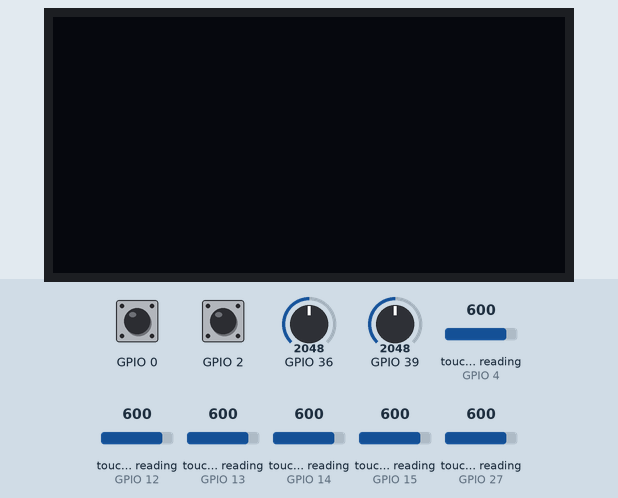
Simulated run of this program. Board: ESP32 board running MicroPython. On the bench: 128×64 one-colour display. Inputs (shaded band) come from the test bench; at power-on: touch-pad reading (sensors on GPIO 4, GPIO 12, GPIO 13, GPIO 14, GPIO 15, GPIO 27) 600, GPIO 36 = 2048, GPIO 39 = 2048 (analog values on the 0–4095 scale). Random numbers come from a fixed seed.

Above: at 1.2 s.
1.3 s: touch-pad reading (sensor on GPIO 4) set to 63
3.1 s: touch-pad reading (sensor on GPIO 12) set to 63
5.2 s: touch-pad reading (sensor on GPIO 13) set to 63
At 6.2 s:
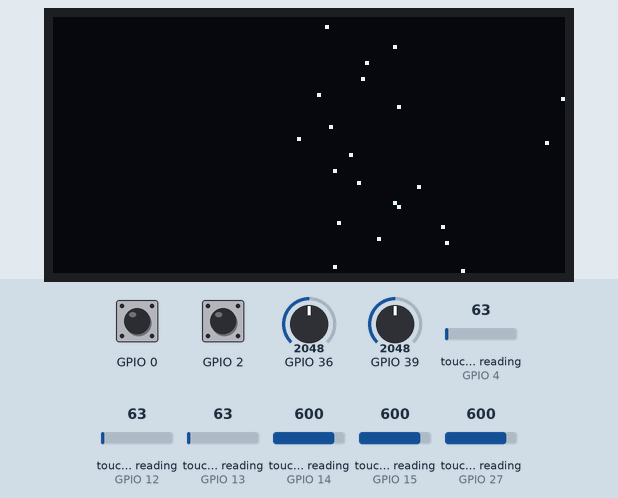
7.3 s: touch-pad reading (sensor on GPIO 14) set to 63
At 8.9 s:
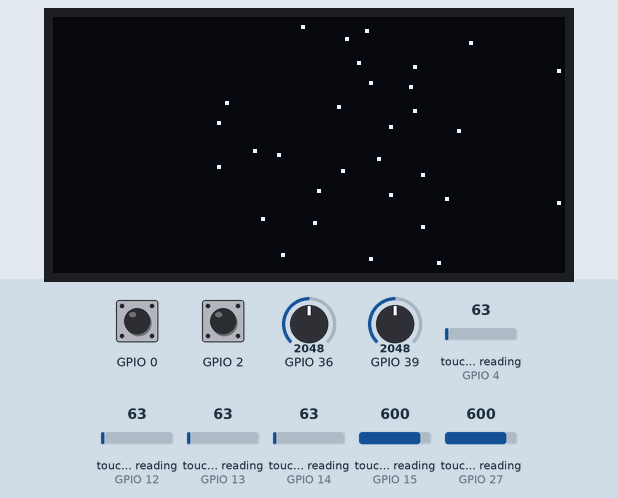
9.4 s: touch-pad reading (sensor on GPIO 15) set to 63
At 10.6 s:
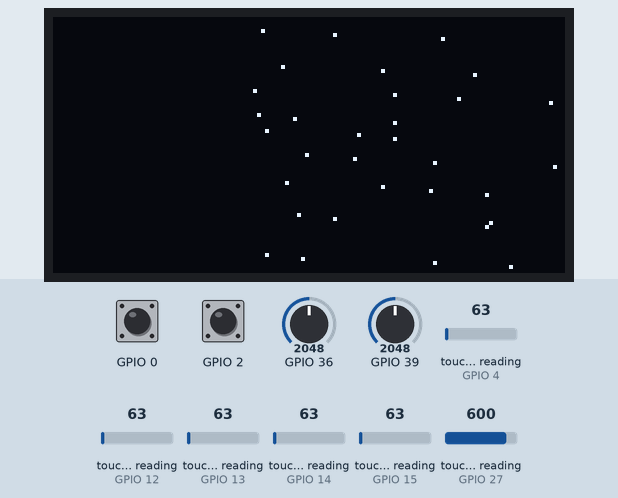
Timing chart, 0 to 12.4 s (numbered marks = the images above; inputs shaded):
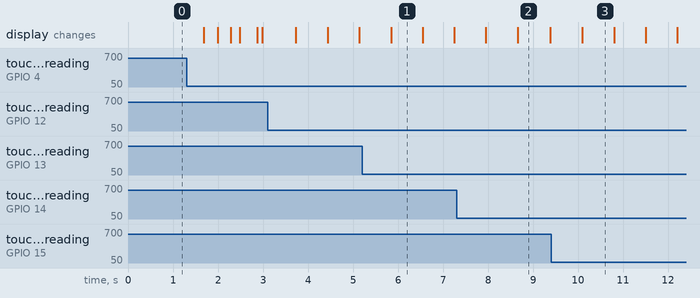

Measured:
- what the display in image 1 shows lasts 0.7 s, from 5.8 s to 6.5 s

The program:

water_circulation.py
```python
# Water Circulation

from universe import *
from random import randint

###############################################
background = bytearray([0x3f,0xff,0xff,0xff,0xff,0xff,0xff,0xff,0xff,0xff,0xff,0xff,0xff,0xff,0xff,0xfe,0x1e,0xff,0xff,0xff,0xff,0xff,0xff,0xff,0xff,0xff,0xff,0xff,0xff,0xff,0xff,0xe0,0xe,0xff,0xff,0xff,0xff,0xff,0xff,0xff,0xff,0xff,0xff,0xff,0xff,0xff,0xfe,0xf,0x6,0xff,0xff,0xff,0xff,0xff,0xff,0xff,0xff,0xff,0xff,0xff,0xff,0xff,0xff,0xc1,0x2,0xff,0xff,0xff,0xff,0xff,0xff,0xff,0xff,0xff,0xff,0xff,0xff,0xff,0xff,0xfd,0x0,0xff,0xff,0xff,0xff,0xff,0xff,0xff,0xff,0xff,0xff,0xff,0xff,0xff,0xff,0xff,0x0,0x7f,0xff,0xff,0xff,0xff,0xff,0xff,0xff,0xff,0xff,0xff,0xff,0xff,0xff,0xff,0x0,0x7f,0xff,0xff,0xff,0xff,0xff,0xff,0xff,0xff,0xff,0xff,0xff,0xff,0xff,0xff,0x0,0x7f,0xff,0xff,0xff,0xff,0xff,0xff,0xff,0xff,0xff,0xff,0xff,0xff,0xff,0xfe,0x0,0x3f,0xff,0xff,0xff,0xff,0xff,0xff,0xff,0xff,0xff,0xff,0xff,0xff,0xff,0xff,0x0,0xf,0xff,0xff,0xff,0xff,0xff,0xff,0xff,0xff,0xff,0xff,0xff,0xff,0xff,0xfd,0x0,0x1,0xff,0xff,0xff,0xff,0xff,0xff,0xff,0xff,0xff,0xff,0xff,0xff,0xff,0xfe,0x0,0x1,0xbc,0x7f,0xff,0xff,0xff,0xff,0xff,0xff,0xff,0xff,0xff,0xff,0xff,0xff,0x0,0x1,0xfe,0xff,0xff,0xff,0xff,0xff,0xff,0xff,0xff,0xff,0xff,0xff,0xff,0xff,0x0,0x0,0x3d,0xff,0xff,0xff,0xff,0xff,0xff,0xff,0xff,0xff,0xff,0xff,0xff,0xff,0x0,0x0,0x0,0x7f,0x7b,0xff,0xff,0xff,0xff,0xff,0xff,0xff,0xff,0xff,0xff,0xff,0x0,0x0,0x8,0x49,0x2,0x7f,0xfd,0xff,0xff,0xff,0xff,0xff,0xff,0xff,0xff,0xff,0x0,0x0,0x0,0xb,0xf,0xbf,0xfe,0xff,0xff,0xff,0xff,0xff,0xff,0xff,0xff,0xff,0x0,0x0,0x0,0x0,0x8,0xfb,0xff,0x7f,0xff,0xff,0xff,0xff,0xff,0xff,0xff,0xff,0x0,0x0,0x0,0x0,0x0,0x3f,0xff,0x3f,0xff,0xff,0xff,0xff,0xff,0xff,0xff,0xff,0x0,0x0,0x0,0x0,0x0,0x4,0xc6,0x3e,0xff,0xff,0xff,0xff,0xff,0xff,0xff,0xff,0x0,0x0,0x0,0x0,0x0,0x67,0x1b,0x8f,0xc7,0xff,0xff,0xff,0xff,0xff,0xff,0xff,0x0,0x0,0x0,0x0,0x0,0x3,0xe6,0x3f,0x87,0xff,0xff,0xff,0xff,0xff,0xff,0xff,0x0,0x0,0x0,0x0,0x0,0x7,0xe8,0x11,0x61,0xef,0xff,0xff,0xff,0xff,0xff,0xff,0x0,0x0,0x0,0x0,0x10,0xc1,0xfc,0x1e,0xbd,0xff,0xff,0xff,0xff,0xff,0xff,0xff,0x0,0x0,0x0,0x0,0x6,0x1,0xd2,0x1e,0xa,0xff,0xff,0xff,0xff,0xff,0xff,0xff,0x0,0x0,0x0,0x0,0x27,0x81,0xc8,0x7f,0xbf,0xbf,0xf7,0xff,0xff,0xff,0xff,0xff,0x0,0x0,0x0,0x0,0x1b,0xf9,0xe0,0x3f,0xfe,0x1d,0xf6,0x7f,0xff,0xff,0xff,0xff,0x0,0x0,0x0,0x0,0x5,0x7b,0xf0,0x5f,0xe4,0x0,0xf9,0xff,0xff,0xff,0xff,0xff,0x0,0x0,0x0,0x0,0x1,0xef,0xfd,0xcf,0xfb,0x18,0x7f,0xff,0xff,0xff,0xff,0xff,0x0,0x0,0x0,0x0,0x0,0x7f,0xff,0x87,0xfe,0xff,0x7f,0xff,0xff,0xff,0xfe,0x0,0x0,0x0,0x0,0x0,0x0,0x7f,0xff,0xcd,0xcf,0xb9,0xf7,0xff,0xff,0xf8,0x0,0x0,0x0,0x0,0x0,0x0,0x0,0xf,0xff,0xff,0xff,0xfe,0xff,0xff,0xf8,0x0,0x0,0x0,0x0,0x0,0x0,0x0,0x0,0x7,0xff,0xf0,0x0,0x3f,0xff,0xfc,0x0,0x0,0x0,0x0,0x0,0x0,0x0,0x0,0x0,0x7,0xff,0xf8,0x0,0x0,0xc0,0x0,0x0,0x0,0x0,0x0,0x0,0x0,0x0,0x0,0x0,0x0,0xff,0xc0,0x0,0x0,0x0,0x0,0x0,0x0,0x0,0x0,0x0,0x0,0x0,0x0,0x0,0x0,0x0,0x0,0x0,0x0,0x0,0x0,0x0,0x0,0x0,0x0,0x0,0x0,0x0,0x0,0x0,0x0,0x0,0x0,0x0,0x0,0x0,0x0,0x0,0x0,0x0,0x0,0x0,0x0,0x0,0x0,0x0,0x0,0x0,0x0,0x0,0x0,0x0,0x0,0x0,0x0,0x0,0x0,0x0,0x0,0x0,0x0,0x0,0x0,0x1e,0x0,0x0,0x0,0x0,0x0,0x0,0x0,0x0,0x0,0x0,0x0,0x0,0x0,0x0,0x0,0x7f,0xc0,0x0,0x0,0x0,0x0,0x0,0x0,0x0,0x0,0x0,0x0,0x0,0x0,0x0,0x0,0xdf,0xc0,0x0,0x6,0x0,0x0,0x0,0x0,0x0,0x0,0x0,0x0,0x0,0x0,0x0,0x0,0x7,0x80,0x0,0x0,0x1c,0x0,0x0,0x0,0x0,0x0,0x0,0x0,0x0,0x0,0x0,0x0,0xf,0x0,0x0,0x0,0x0,0x38,0x0,0x0,0x0,0x0,0x0,0x0,0x0,0x0,0x0,0x0,0x18,0x0,0x0,0x0,0x0,0x0,0x0,0x0,0x0,0x0,0x0,0x0,0x0,0x0,0x0,0x0,0x0,0x0,0x0,0x0,0x60,0x0,0x0,0x0,0x0,0x0,0x0,0x0,0x0,0x0,0x0,0x0,0x0,0x0,0x0,0x1,0xe0,0x0,0x0,0x0,0x0,0x3,0x0,0x0,0x0,0x0,0x0,0x1,0x0,0x0,0x0,0x1,0xc0,0x0,0x0,0x0,0x0,0x0,0x0,0x0,0x0,0x0,0x0,0x1,0x80,0x0,0x0,0x0,0x0,0x0,0x0,0x0,0x0,0x0,0x0,0x0,0x0,0x0,0x0,0x3,0x80,0x0,0x0,0x0,0x0,0x0,0x0,0x0,0x0,0x0,0x0,0x0,0x0,0x0,0x0,0x7,0x0,0x0,0x0,0x1,0x10,0x12,0x0,0x0,0x0,0x0,0x0,0x0,0x0,0x0,0x0,0x4,0x0,0x0,0x0,0x3,0xfd,0xfc,0xe0,0x0,0x0,0x0,0x0,0x0,0x0,0x0,0x0,0xc,0x0,0x0,0x0,0x4a,0x1f,0xff,0xf0,0xa2,0xc0,0x0,0x0,0x0,0x0,0x0,0x0,0x10,0x0,0x0,0x0,0x1c,0x3f,0xff,0xe0,0x2,0xe0,0x70,0x0,0x0,0x0,0x0,0x0,0x20,0x0,0x0,0x0,0xf,0x2f,0xff,0xf3,0xa1,0xe0,0x7e,0x0,0x0,0x0,0x0,0x0,0x40,0x0,0x0,0x3,0xcf,0xff,0xff,0xf1,0xc1,0xfc,0x7f,0x0,0x0,0x0,0x0,0x0,0x80,0x0,0x0,0x1f,0xff,0xff,0xff,0xd8,0x80,0xf8,0xff,0x0,0x0,0x0,0x0,0x0,0x0,0x10,0x78,0x3b,0xff,0xff,0xff,0xe0,0x1,0xf8,0xff,0x0,0x0,0x0,0x0,0x1,0x80,0x1,0xfc,0xf,0xff,0xff,0xff,0xe0,0x0,0xe4,0xff,0x0,0x0,0x0,0x0,0x1,0x0,0x1,0xf0,0x3,0xff,0xff,0xff,0xc0,0x61,0xe2,0xff,0x0,0x0,0x0,0x0,0x2,0x0,0x1,0xe0,0x3,0xff,0xff,0xff,0x80,0x40,0xe2,0x7f,0x0,0x0,0x0,0x1c,0x2,0x0,0x1,0xc0,0x1e,0xff,0xff,0xff,0xe0,0x1,0xe0,0x7e,0x0,0x0,0x80,0x3c,0x8,0x0,0x0,0xc0,0x0,0x7f,0xff,0xff,0x80,0x1,0xf8,0xfe,0x0,0x3,0x80,0x3c,0xf,0x0,0x14,0x40,0xe,0x3f,0xff,0xff,0xe0,0x1,0xe1,0xf8])

###############################################
class WaterCirculation(Universe):
  def __init__(self, fps):
    super(WaterCirculation, self).__init__(fps, background)

    self.vapors = []
    self.falls = []
    self.reset(oled)

  def draw(self, ledscr, x, y, width, height):
    if self.status == 1:
      self.evaporate(ledscr, width, height)
    elif self.status == 2:
      self.rain(ledscr, width, height)
    else:
      self.snow(ledscr, width, height)

  def on_button_key(self, who, pressed):
    if pressed:
      if who == 'A':
        if self.status == 0 or (self.status == 1 and self.cloud_size == len(self.vapors)):
          self.status = 2
          self.cloud_size = len(self.vapors)
      elif who == 'B':
        if self.status == 0 or (self.status == 1 and self.cloud_size == len(self.vapors)):
          self.status = 3
          self.cloud_size = len(self.vapors)
      self.notify_updated()

  def on_touchpad_key(self, keyname, key_idx, pressed):
    if pressed:
      if self.status == 0 or self.status == 1:
        self.status = 1
        if len(self.vapors) < 256:
          oled_width, oled_height = self.get_window_size()
          span = oled_width // 6
          self.vapors.append((randint(0, span) + span * key_idx, oled_height))
          self.notify_updated()

  def evaporate(self, ledscr, width, height):
    for i in range(0, len(self.vapors)):
      x = self.vapors[i][0]
      y = self.vapors[i][1]

      if y > 0:
        x += randint(0, 2) - 1
        y -= 1
        self.vapors[i] = (x, y)
        ledscr.pixel(x, y, 1)

        if y == 0:
          self.cloud_size += 1
          ledscr.contrast(255 - self.cloud_size)
      else:
        ledscr.pixel(x, y, 0)

    if self.cloud_size == 255:
      self.status = randint(2, 3)

  def rain(self, ledscr, width, height):
    if len(self.falls) < self.cloud_size:
      self.falls.append((randint(0, width), 0))

    left = 0
    for i in range(0, len(self.falls)):
      x = self.falls[i][0]
      y = self.falls[i][1]

      if y < height:
        left += 1
        ledscr.vline(x, y, 3, 0)
        y += 4
        self.falls[i] = (x, y)

    if left == 0:
      self.reset(ledscr)

  def snow(self, ledscr, width, height):
    if len(self.falls) < self.cloud_size:
      self.falls.append((randint(0, width), 0))

    left = 0
    for i in range(0, len(self.falls)):
      x = self.falls[i][0]
      y = self.falls[i][1]

      if y < height:
        left += 1
        ledscr.fill_circle(x, y, 1, 0)
        x += randint(0, 2) - 2
        y += 2
        self.falls[i] = (x, y)

    if left == 0:
      self.reset(ledscr)

  def reset(self, ledscr):
    self.vapors.clear()
    self.falls.clear()
    self.status = 0
    self.cloud_size = 0
    ledscr.contrast(255)


###################################################################################################
if __name__ == "__main__":
  universe = WaterCirculation(24)
  universe.big_bang()
```

universe.py
```python
# MindPlus with microPython

from mpython import *
from machine import Timer as SysTimer

import time

###############################################
class _Timer(object):
    _id = 0

    def __init__(self, interval):
        super(_Timer, self).__init__()

        _Timer._id += 1
        self._self = SysTimer(_Timer._id)
        self._self.init(period=interval, mode=SysTimer.PERIODIC, callback= lambda a: self.on_tick(a))

    def on_tick(self, who):
        pass

class _PhysicsWatcher(_Timer):
    def __init__(self, target):
        super(_PhysicsWatcher, self).__init__(100)
        self.target = target
        accelerometer.set_range(3)

    def on_tick(self, _):
        datum = light.read()
        if datum > 0: self.on_light(datum, datum / 4095)

        datum = sound.read()
        if datum > 0: self.on_sound(datum, datum / 4095)

    def on_light(self, value, percentage):
        self.target.on_light(value, percentage)

    def on_sound(self, value, percentage):
        self.target.on_sound(value, percentage)

class _TouchpadWatcher(_Timer):
    def __init__(self, threshold, target):
        super(_TouchpadWatcher, self).__init__(100)
        self.target = target
        self._threshold = { 'P': threshold, 'Y': threshold, 'T': threshold, 'H': threshold, 'O': threshold, 'N': threshold }

    def on_tick(self, _):
        try:
            touchPad_P.read()
        except:
            return

        self._dispatch(touchPad_P.read(), 'P', 1)
        self._dispatch(touchPad_Y.read(), 'Y', 2)
        self._dispatch(touchPad_T.read(), 'T', 3)
        self._dispatch(touchPad_H.read(), 'H', 4)
        self._dispatch(touchPad_O.read(), 'O', 5)
        self._dispatch(touchPad_N.read(), 'N', 6)

    def on_touchpad_key(self, keyname, key_idx, pressed):
        self.target.on_touchpad_key(keyname, key_idx, pressed)

    def _dispatch(self, read_datum, keyname, idx):
        if read_datum < self._threshold[keyname]:
            self.on_touchpad_key(keyname, idx, True)
        else:
            self.on_touchpad_key(keyname, idx, False)

class _ButtonWatcher(object):
    def __init__(self, target):
        super(_ButtonWatcher, self).__init__()
        self.target = target
        button_a.irq(trigger=Pin.IRQ_FALLING,
                  handler= lambda a: self._ugly_python(button_a.value(), button_b.value(), 'A'))
        button_b.irq(trigger=Pin.IRQ_FALLING,
                  handler= lambda a: self._ugly_python(button_b.value(), button_a.value(), 'B'))

    def on_button_key(self, who, pressed):
        self.target.on_button_key(who, pressed)

    def _ugly_python(self, value, the_other_value, who):
        if value == the_other_value:
            if value == 0:
                self.on_button_key('C', True)
            else:
                self.on_button_key('C', False)
        elif value == 0:
            self.on_button_key(who, True)
        else:
            self.on_button_key(who, False)

###############################################################################
class Universe(_Timer):
# public
    def __init__(self, fps, background = None, width = 128, height = 64):
        """ 构造函数，在创建游戏世界时自动调用 """

        self.__screen_width, self.__screen_height = width, height
        self.__count, self.__interval, self.__uptime, self.__uptime0 = 0, 1000 // fps, 0, -1
        self.__background = background
        self.__update_sequence_depth = 0
        self.__update_is_needed = False
        self.__button_watcher = None
        self.__touchpad_watcher = None
        self.__physics_watcher = None

        super(Universe, self).__init__(self.__interval)

        self.construct()

# public
    def construct(self):
        """ 给游戏世界一个解析命令行参数的机会，默认什么都不做 """
        pass

    def reflow(self, width, height):
        """ 排列可视化元素，在合适的时候自动调用，默认什么都不做 """
        pass

    def update(self, interval, count, uptime):
        """ 更新游戏世界，定时器到期时自动调用，默认什么都不做 """
        pass

    def draw(self, ledscr, x, y, width, height):
        """ 绘制游戏世界，在合适的时候自动调用，默认什么都不做 """
        pass

    def can_exit(self):
        """ 告诉游戏主循环，是否游戏已经结束可以退出了，默认永久运行 """
        return False

    def big_bang(self):
        """ 宇宙大爆炸，开启游戏主循环，返回游戏运行时间 """

        self.__touchpad_watcher = _TouchpadWatcher(400, self)
        self.__button_watcher = _ButtonWatcher(self)
        self.__physics_watcher = _PhysicsWatcher(self)

        self.__uptime0 = time.ticks_ms()
        self.__screen_width, self.__screen_height = self.get_window_size()
        self.begin_update_sequence()
        self._on_big_bang(self.__screen_width, self.__screen_height)
        self.reflow(self.__screen_width, self.__screen_height)
        self.notify_updated()
        self.end_update_sequence()

# public
    def get_window_size(self):
        return 128, 64

    def get_extent(self):
        return self.get_window_size()

    def contrast(self, brightness):
        oled.contrast(brightness)

    def invert(self, n):
        oled.invert(n)

    def refresh(self):
        self._on_refresh(oled, self.__screen_width, self.__screen_height)
        self.draw(oled, 0, 0, self.__screen_width, self.__screen_height)
        oled.show()

    def on_tick(self, _):
        if self.__uptime0 >= 0:
            self.__count += 1
            self.__uptime = time.ticks_ms() - self.__uptime0
            self._on_elapse(self.__interval, self.__count, self.__uptime)

# public
    def get_acceleration(self):
        return accelerometer.get_x(), accelerometer.get_y(), accelerometer.get_z()

    def get_roll_pitch_angle(self):
        return accelerometer.roll_pitch_angle()

# public
    def begin_update_sequence(self):
        self.__update_sequence_depth += 1

    def is_in_update_sequence(self):
        return self.__update_sequence_depth > 0

    def end_update_sequence(self):
        self.__update_sequence_depth -= 1

        if self.__update_sequence_depth < 1:
            self.__update_sequence_depth = 0

            if self.should_update():
                self.refresh()
                self.__update_is_needed = False

    def should_update(self):
        return self.__update_is_needed

    def notify_updated(self):
        if self.is_in_update_sequence():
            self.__update_is_needed = True
        else:
            self.refresh()
            self.__update_is_needed = False

# public
    # 响应按钮事件，并按需触发按下、松开事件
    def on_button_key(self, which, pressed):
        pass

    # 响应按钮事件，并按需触发按下、松开事件
    def on_touchpad_key(self, which, index, pressed):
        pass

    # 响应亮度变化事件
    def on_light(self, value, percentage):
        pass

    # 响应音量变化事件
    def on_sound(self, value, percentage):
        pass

# protected
    # 大爆炸之前最后的初始化宇宙机会，默认什么都不做
    def _on_big_bang(self, width, height): pass

    # 响应定时器事件，刷新游戏世界
    def _on_elapse(self, interval, count, uptime):
        self.update(interval, count, uptime)
        self.notify_updated()

    # 每次刷新屏幕之前调用，默认清屏
    def _on_refresh(self, ledscr, width, height):
        ledscr.fill(0)
        if self.__background:
            ledscr.Bitmap(0, 0, self.__background, width, height, 0)
```
